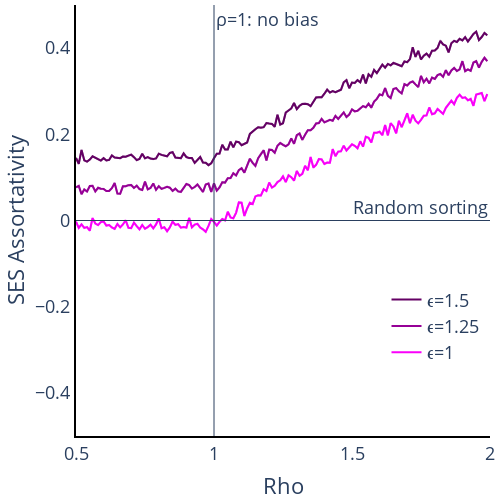

The notebook cell saved with this chart:
### Markdown cell above
### Rho Assortativity

### Code cell
SESAss_rho_epsilon1 = plotly_lines.plot_MTO_sim_results(plotly_lines(), data=df_rho[df_rho['epsilon'] == 1], x_var='rho', y_var='Network_SES_assortativity', x_range=[0.5,2], y_range=[0,1], x_title='rho', y_title='Exposure', with_predicted=False, colors=['rgba(250,0,250,1)'], legend_text='ϵ=1')

SESAss_rho_epsilon125 = plotly_lines.plot_MTO_sim_results(plotly_lines(), data=df_rho[df_rho['epsilon'] == 1.25], x_var='rho', y_var='Network_SES_assortativity', x_range=[0.5,2], y_range=[0,1], x_title='rho', y_title='Exposure', with_predicted=False, colors=['rgba(150,0,150,1)'], legend_text='ϵ=1.25')

SESAss_rho_epsilon15 = plotly_lines.plot_MTO_sim_results(plotly_lines(), data=df_rho[df_rho['epsilon'] == 1.5], x_var='rho', y_var='Network_SES_assortativity', x_range=[0.5,2], y_range=[0,1], x_title='rho', y_title='Exposure', with_predicted=False, colors=['rgba(100,0,100,1)'], legend_text='ϵ=1.5')


SESAss_rho_epsilon125 = go.Figure(data = SESAss_rho_epsilon1.data + SESAss_rho_epsilon125.data + SESAss_rho_epsilon15.data)

SESAss_rho_epsilon125.update_layout(
    title = None, 
    font=dict(size = 18),
    xaxis_title = 'Rho', 
    yaxis_title = 'SES Assortativity',
    width = 500, height = 500,
    showlegend = True, 
    legend=dict(x=0.75,y=0.15),
    legend_title_text = '',
    xaxis_range = [0.5,2],
    yaxis_range = [-0.5,0.5],
    margin=dict(b=5,l=5,r=5,t=5),
    xaxis = dict(showgrid = False, showline = True, linecolor = 'rgb(0,0,0)', linewidth = 2), 
    yaxis = dict(showgrid = False, showline = True, linecolor = 'rgb(0,0,0)', linewidth = 2),
    plot_bgcolor='rgba(0,0,0,0)')


SESAss_rho_epsilon125.add_hline(y=0, line_width=1, annotation_text = 'Random sorting')
SESAss_rho_epsilon125.add_vline(x=1, line_width=1, annotation_text = 'ρ=1: no bias')

### Figure 1 — Plotly figure (JSON) as saved in the notebook; plotly's stock layout.template omitted (floating-point values rounded to 4 significant figures; data arrays with more than 128 entries replaced by an {"elided": "..."} marker saying what was removed)
{"data": [{"line": {"color": "rgba(250,0,250,1)", "width": 2}, "mode": "lines", "name": "ϵ=1", "showlegend": true, "type": "scatter", "x": {"elided": "150 float values"}, "y": {"elided": "150 float values"}}, {"line": {"color": "rgba(250,0,250,0.25)", "width": 2}, "mode": "lines", "showlegend": false, "type": "scatter", "x": {"elided": "150 float values"}, "y": {"elided": "150 float values"}}, {"fill": "tonexty", "fillcolor": "rgba(68, 68, 68, 0.2)", "line": {"color": "rgba(250,0,250,0.25)", "width": 2}, "mode": "lines", "showlegend": false, "type": "scatter", "x": {"elided": "150 float values"}, "y": {"elided": "150 float values"}}, {"line": {"color": "rgba(150,0,150,1)", "width": 2}, "mode": "lines", "name": "ϵ=1.25", "showlegend": true, "type": "scatter", "x": {"elided": "150 float values"}, "y": {"elided": "150 float values"}}, {"line": {"color": "rgba(150,0,150,0.25)", "width": 2}, "mode": "lines", "showlegend": false, "type": "scatter", "x": {"elided": "150 float values"}, "y": {"elided": "150 float values"}}, {"fill": "tonexty", "fillcolor": "rgba(68, 68, 68, 0.2)", "line": {"color": "rgba(150,0,150,0.25)", "width": 2}, "mode": "lines", "showlegend": false, "type": "scatter", "x": {"elided": "150 float values"}, "y": {"elided": "150 float values"}}, {"line": {"color": "rgba(100,0,100,1)", "width": 2}, "mode": "lines", "name": "ϵ=1.5", "showlegend": true, "type": "scatter", "x": {"elided": "150 float values"}, "y": {"elided": "150 float values"}}, {"line": {"color": "rgba(100,0,100,0.25)", "width": 2}, "mode": "lines", "showlegend": false, "type": "scatter", "x": {"elided": "150 float values"}, "y": {"elided": "150 float values"}}, {"fill": "tonexty", "fillcolor": "rgba(68, 68, 68, 0.2)", "line": {"color": "rgba(100,0,100,0.25)", "width": 2}, "mode": "lines", "showlegend": false, "type": "scatter", "x": {"elided": "150 float values"}, "y": {"elided": "150 float values"}}], "layout": {"annotations": [{"showarrow": false, "text": "Random sorting", "x": 1, "xanchor": "right", "xref": "x domain", "y": 0, "yanchor": "bottom", "yref": "y"}, {"showarrow": false, "text": "ρ=1: no bias", "x": 1, "xanchor": "left", "xref": "x", "y": 1, "yanchor": "top", "yref": "y domain"}], "font": {"size": 18}, "height": 500, "legend": {"title": {"text": ""}, "x": 0.75, "y": 0.15}, "margin": {"b": 5, "l": 5, "r": 5, "t": 5}, "plot_bgcolor": "rgba(0,0,0,0)", "shapes": [{"line": {"width": 1}, "type": "line", "x0": 0, "x1": 1, "xref": "x domain", "y0": 0, "y1": 0, "yref": "y"}, {"line": {"width": 1}, "type": "line", "x0": 1, "x1": 1, "xref": "x", "y0": 0, "y1": 1, "yref": "y domain"}], "showlegend": true, "title": {}, "width": 500, "xaxis": {"linecolor": "rgb(0,0,0)", "linewidth": 2, "range": [0.5, 2], "showgrid": false, "showline": true, "title": {"text": "Rho"}}, "yaxis": {"linecolor": "rgb(0,0,0)", "linewidth": 2, "range": [-0.5, 0.5], "showgrid": false, "showline": true, "title": {"text": "SES Assortativity"}}}}
